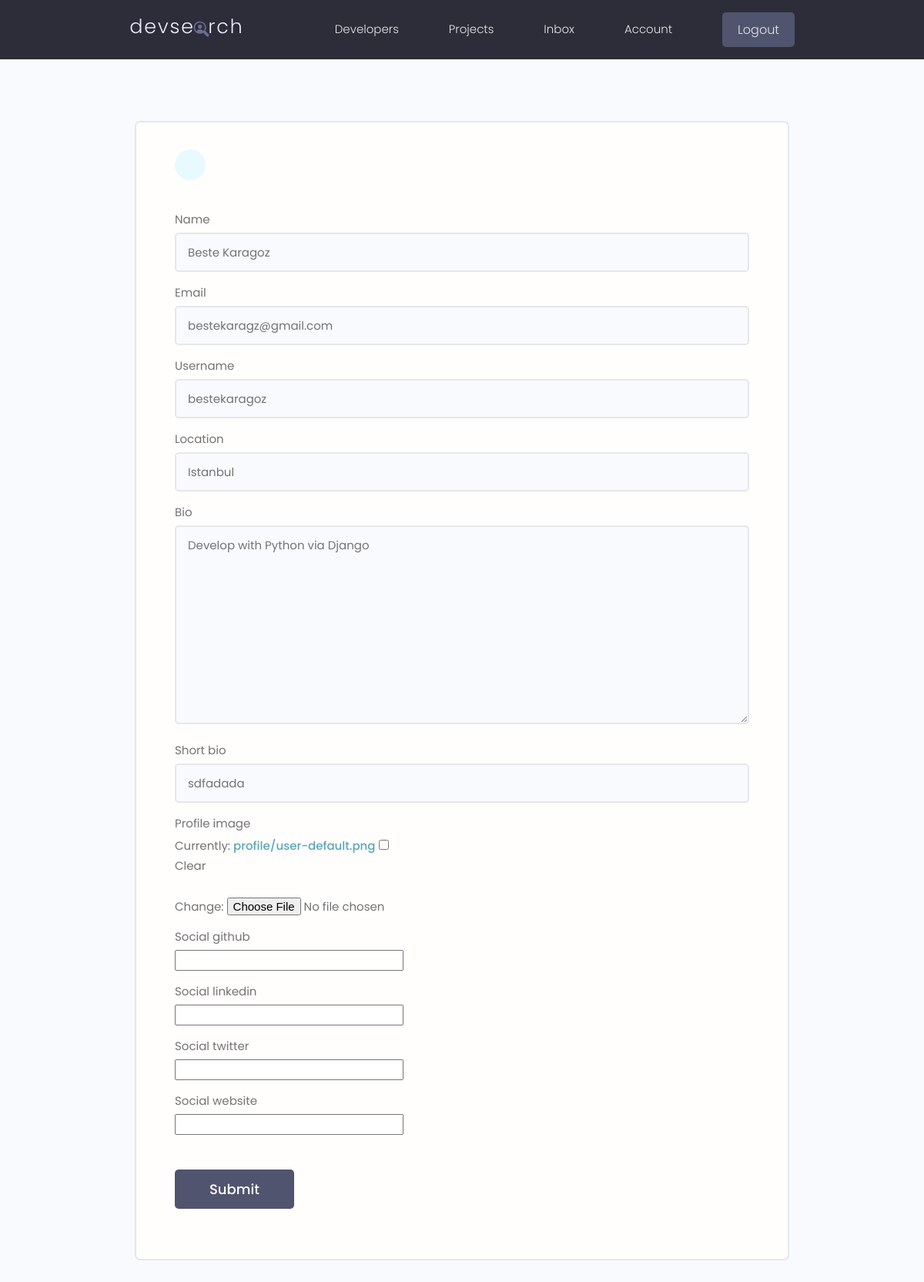
The page /edit-account/ (signed in) on the database its author committed.
### users/models.py (models this page shows, shortened)
class Profile(models.Model):
    user = models.OneToOneField(User, on_delete=models.CASCADE)
    name = models.CharField(max_length=100, blank=True, null=True)
    email = models.EmailField(max_length=100, blank=True, null=True)
    username = models.CharField(max_length=100, blank=True, null=True)
    short_bio = models.CharField(max_length=100, blank=True, null=True)
    bio = models.TextField(blank=True, null=True)
    profile_image = models.ImageField(upload_to='profile/', default='profile/user-default.png', blank=True, null=True)
    location = models.CharField(max_length=100, blank=True, null=True)
    social_github = models.URLField(max_length=100, blank=True, null=True)
    social_linkedin = models.URLField(max_length=100, blank=True, null=True)
    social_twitter = models.URLField(max_length=100, blank=True, null=True)
    social_website = models.URLField(max_length=100, blank=True, null=True)
    created = models.DateTimeField(auto_now_add=True)
    id = models.UUIDField(primary_key=True, default=uuid.uuid4, editable=False)

### users/views.py (the view)
# urls.py: path('edit-account/', views.user_edit_account, name='edit-account'),
@login_required(login_url='login')
def user_edit_account(request):
    profile = request.user.profile
    form = ProfileForm(instance=profile)
    if request.method == "POST":
        form = ProfileForm(request.POST, request.FILES, instance=profile)
        if form.is_valid():
            form.save()
            return redirect('account')
    context = {'form': form}
    return render(request, 'users/account_form.html', context)

### users/forms.py
class ProfileForm(ModelForm):
    class Meta:
        model = Profile
        fields = ['name', 'email', 'username', 'location', 'bio', 'short_bio', 'profile_image',
                  'social_github', 'social_linkedin', 'social_twitter', 'social_website']
    def __init__(self, *args, **kwargs):
        super(ProfileForm, self).__init__(*args, **kwargs)
        for k, field in self.fields.items():
            field.widget.attrs.update({'class': 'input'})

### users/templates/users/account_form.html (shortened to what this page needs)
{% extends 'main.html' %}
{% block content %}
    <main class="formPage my-xl">
        <div class="content-box">
            <div class="formWrapper">
                <a class="backButton" href="{% url 'account' %}"></a>
                <br>
                <form class="form" method="post" action="{% url 'edit-account' %}" enctype="multipart/form-data">
                    {% for field in form %}
                        <div class="form__field">
                            <label for="formInput#text">{{ field.label }} </label>
                            {{ field }}
                        </div>
                    {% endfor %}
                    <input class="btn btn--sub btn--lg  my-md" type="submit" value="Submit"/>
                </form>
            </div>
        </div>
    </main>
{% endblock content %}

### static/styles/app.css (style rules this page uses)
:root { --color-sub: #2d2d39; }
.btn--sub { background-color: var(--color-sub-light); }
.content-box { width: 95%; max-width: 85rem; margin: 0 auto; }
.backButton { background: var(--color-main-light); color: var(--color-main); width: 4rem; height: 4rem; display: flex; align-items: center; justify-content: center; border-radius: 50%; }
.formPage .formWrapper { list-style: none; background: var(--color-white); padding: 3.5rem 5rem; border: 2px solid var(--color-light); border-radius: 0.7rem; }

### static/uikit/styles/modules/_variables.css (style rules this page uses)
:root { --color-main: #5aa5b9; --color-main-light: #e6faff; --color-sub: #3f4156; --color-sub-light: #51546e; --color-sub-lighter: #ededfd; --color-text: #737373; --color-gray: #8b8b8b; --color-light: #e5e7eb; --color-light-gray: #767676; --color-bg: #f8fafd; --color-white: #fffefd; --color-white-light: #f3f3f3; --color-success: #359e64; --color-success-bg: #def8e8; --color-error: #fc4b0b; --color-error-bg: #fff2ee; --font-base: 'Poppins', arial, helvetica, 'Segoe UI', roboto, ubuntu, sans-serif; --font-monospace: 'Fira Code', 'Courier New', courier, monospace; --font-regular: 300; --font-medium: 500; --font-bold: 700; --generic-shadow: 1px 1px 5px #00000010; --generic-transition: all 0.3s ease-in-out; }

### static/uikit/styles/modules/_base.css (style rules this page uses)
* { margin: 0; padding: 0; box-sizing: border-box; text-rendering: optimizeLegibility; color: inherit; font-size: inherit; }
html { font-size: 50%; }
@media only screen and (min-width: 480px) { html { font-size: 56.25%; } }
@media only screen and (min-width: 1200px) { html { font-size: 62.5%; } }
body { line-height: 1.6; font-weight: 400; font-size: 1.5rem; color: var(--color-text); background-color: var(--color-bg); min-height: 100vh; }

### static/uikit/styles/modules/_typography.css (style rules this page uses)
* { font-family: var(--font-base); }
a { padding-bottom: 2px; text-decoration: none; display: inline-block; color: var(--color-main); font-weight: var(--font-medium); }

### static/uikit/styles/modules/_utilities.css (style rules this page uses)
.my-md { margin: 3rem auto; }
.my-xl { margin: 8rem auto; }

### static/uikit/styles/modules/_button.css (style rules this page uses)
.btn { display: inline-block; position: relative; cursor: pointer; background-color: var(--color-light); font-weight: var(--font-medium); color: var(--color-sub); text-decoration: none; padding: 1rem 2rem; border-radius: 0.5rem; border: none; width: -webkit-fit-content; width: -moz-fit-content; width: fit-content; height: -webkit-fit-content; height: -moz-fit-content; height: fit-content; font-size: 1.6rem; outline-width: 0; outline-color: transparent; -webkit-backface-visibility: hidden; backface-visibility: hidden; transition: all 0.3s ease-in-out; }
.btn--sub { background-color: var(--color-sub); color: var(--color-white); }
.btn--lg { font-size: 1.8rem; padding: 1.2rem 4.5rem; }

### static/uikit/styles/modules/_form.css (style rules this page uses)
.form { display: block; }
.form__field { margin-top: 1.5rem; margin-bottom: 1.5rem; }
.form__label, .form__field > label { display: block; margin-bottom: 0.5rem; color: var(--color-text); }
input.input[type='text'], input.input[type='email'], input.input[type='password'], input.input[type='number'], textarea.input { min-width: 24rem; width: 100%; padding: 1.2rem 1.5rem; border-radius: 0.5rem; border: 2px solid var(--color-light); transition: all 0.3s ease-in-out; background-color: var(--color-bg); }

### rows shown on the page
Profile: form "Beste Karagoz" "bestekaragz@gmail.com" "bestekaragoz" "Istanbul" "Develop with Python via Django" "sdfadada"

### other values the page prints
{{ field.label }} "Name" "Email" "Username" "Location" "Bio" "Short bio" "Profile image" "Social github" "Social linkedin" "Social twitter" "Social website"
